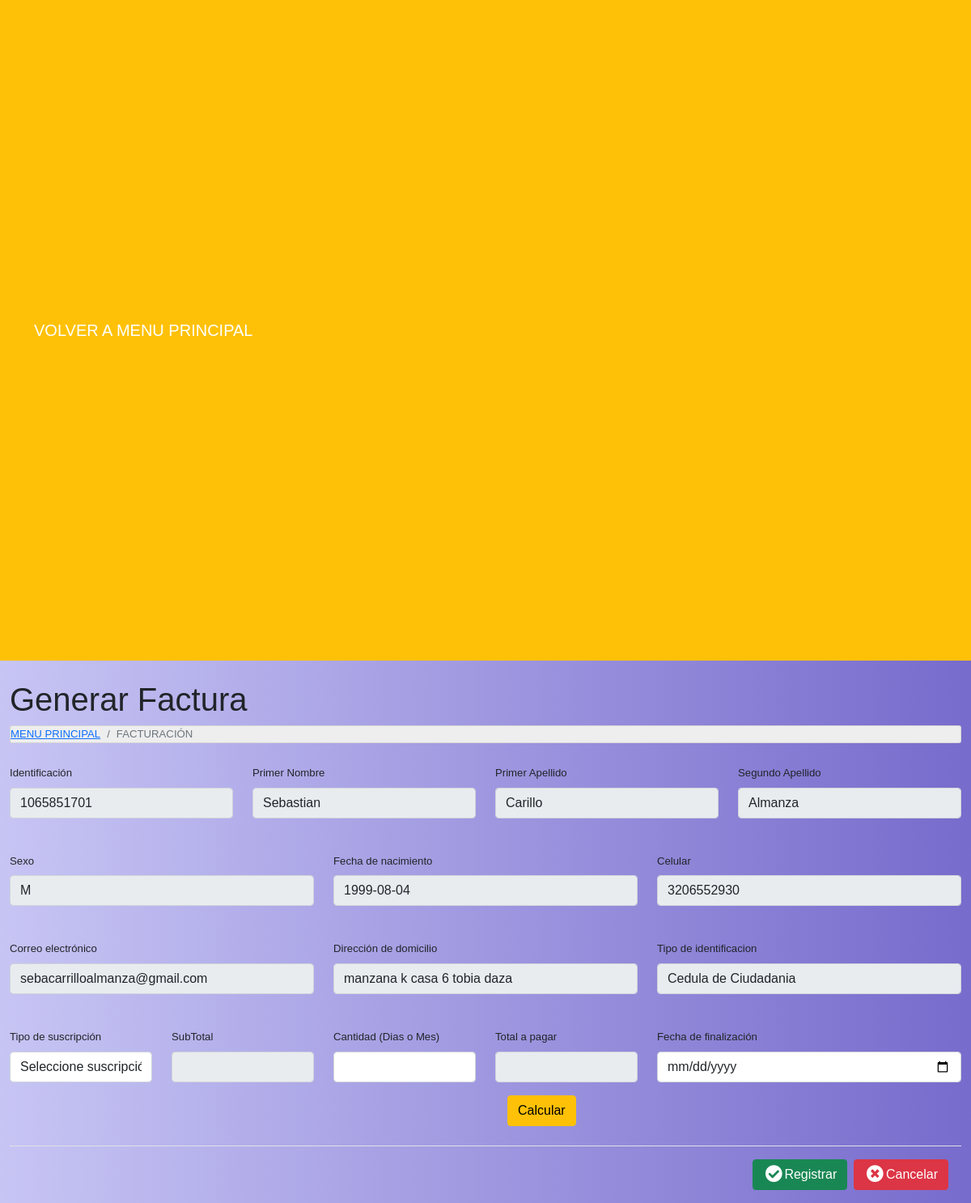
/Facturar.php?Identificacion=1065851701 (signed in), run on the app's committed database.
### tables this page shows
CREATE TABLE `clientes` (
  `Id` int(11) NOT NULL,
  `Identificacion` varchar(12) NOT NULL,
  `PrimerNombre` varchar(30) NOT NULL,
  `PrimerApellido` varchar(30) NOT NULL,
  `SegundoApellido` varchar(30) NOT NULL,
  `FechaNacimiento` date NOT NULL,
  `Sexo` varchar(2) NOT NULL,
  `Celular` varchar(10) NOT NULL,
  `Correo` varchar(50) NOT NULL,
  `TipoIdentificacion` varchar(30) NOT NULL,
  `Direccion` varchar(255) NOT NULL,
  `FechaRegistro` timestamp NOT NULL DEFAULT current_timestamp() ON UPDATE current_timestamp()
);

### Facturar.php (the view, shortened to what this page needs)
<?php
require "conexion.php";
$PrimerNombre = '';
$PrimerApellido = '';
$SegundoApellido = '';
$FechaNacimiento = '';
$Sexo = '';
$Celular = '';
$Correo = '';
$TipoIdentificacion = '';
$Direccion = '';
if (isset($_GET['Identificacion'])) {
  $Identificacion = $_GET['Identificacion'];
  $query = "SELECT * FROM clientes WHERE Identificacion=$Identificacion";
  $result = mysqli_query($mysqli, $query);
  if (mysqli_num_rows($result) == 1) {
    $row = mysqli_fetch_array($result);
    $PrimerNombre = $row['PrimerNombre'];
    $PrimerApellido = $row['PrimerApellido'];
    $SegundoApellido = $row['SegundoApellido'];
    $FechaNacimiento = $row['FechaNacimiento'];
    $Sexo = $row['Sexo'];
    $Celular = $row['Celular'];
    $Correo = $row['Correo'];
    $TipoIdentificacion = $row['TipoIdentificacion'];
    $Direccion = $row['Direccion'];
  }
}
?>
<?php include('includes/header.php'); ?>
<?php include('includes/footer.php'); ?>
<!DOCTYPE html>
<html lang="en">
<head>
	<link href="css/styles.css" rel="stylesheet" />
	<link href="https://cdn.datatables.net/1.10.20/css/dataTables.bootstrap4.min.css" rel="stylesheet" />
</head>
<main>
  <div class="container-fluid">
    <h1 class="mt-4">Generar Factura</h1>
    <ol class="breadcrumb mb-4">
      <li class="breadcrumb-item"><a href="principal.php">Menu Principal</a></li>
      <li class="breadcrumb-item active">Facturación</li>
    </ol>
    <div class="row">
      <div class="col-md-12">
        <div class="title">
          <div class="row">
            <div class="col-lg-12">
              <form action="insertafactura.php" method="POST" id="formulario">
                <div class="row">
                  <div class="col-lg-3">
                    <div class="form-group">
                      <label class="control-label">Identificación</label>
                      <input type="text" class="form-control" name="Identificacion"
                      value="<?php echo $Identificacion; ?>" readonly minlength="6" maxlength="11"
                      pattern="[0-9]{1,12}" title="Solamente se admiten números"
                      required="required">
                    </div>
                  </div>
                  <div class="col-lg-3">
                    <div class="form-group">
                      <label class="control-label">Primer Nombre</label>
                      <input type="text" class="form-control" name="PrimerNombre"
                      value="<?php echo $PrimerNombre; ?>" readonly pattern="[a-zA-ZáéíóúÁÉÍÓÚñÑ ]{1,30}"
                      required="required" minlength="3" maxlength="15" title="Solamente se admiten caracteres">
                    </div>
                  </div>
                  <div class="col-lg-3">
                    <div class="form-group">
                      <label class="control-label">Primer Apellido</label>
                      <input type="text" class="form-control" name="PrimerApellido"
                      value="<?php echo $PrimerApellido; ?>" readonly pattern="[a-zA-ZáéíóúÁÉÍÓÚñÑ ]{1,25}"
                      required="required" minlength="3" maxlength="80" title="Solamente se admiten caracteres">
                    </div>
                  </div>
                  <div class="col-lg-3">
                    <div class="form-group">
                      <label class="control-label">Segundo Apellido</label>
                      <input type="text" class="form-control" name="SegundoApellido"
                      value="<?php echo $SegundoApellido; ?>" readonly pattern="[a-zA-ZáéíóúÁÉÍÓÚñÑ ]{1,25}"
                      required="required" minlength="3" maxlength="15" title="Solamente se admiten caracteres">
                    </div>
                  </div>
                </div>
                <br>
                <div class="row">
                 <div class="col-lg-4">
                  <div class="form-group">
                    <label class="control-label">Sexo</label>
                    <input type="text" class="form-control" name="Sexo"
                    value="<?php echo $Sexo; ?>" readonly pattern="[a-zA-ZáéíóúÁÉÍÓÚñÑ ]{1,25}"
                    required="required" minlength="3" maxlength="15" title="Solamente se admiten caracteres">
                  </div>
                </div>
                <div class="col-lg-4">
                  <div class="form-group">
                    <label class="control-label">Fecha de nacimiento</label>
                    <input type="text" class="form-control" name="FechaNacimiento"
                    value="<?php echo $FechaNacimiento; ?>" readonly pattern="[a-zA-ZáéíóúÁÉÍÓÚñÑ ]{1,25}"
                    required="required" minlength="3" maxlength="30" title="Solamente se admiten caracteres">
                  </div>
                </div>
                <div class="col-lg-4">
                  <div class="form-group">
                    <label class="control-label">Celular</label>
                    <input type="text" class="form-control" name="Celular"
                    value="<?php echo $Celular; ?>" readonly minlength="10" maxlength="10"
                    pattern="[0-9]{1,10}" title="Solamente se admiten números"
                    required="required">
                  </div>
                </div>
              </div>
              <br>
              <div class="row">
                <div class="col-lg-4">
                  <div class="form-group">
                    <label class="control-label">Correo electrónico</label>
                    <input class="form-control" type="email" name="Correo"
                    value="<?php echo $Correo; ?>" readonly required="required">
                  </div>
                </div>
                <div class="col-lg-4">
                  <div class="form-group">
                    <label class="control-label">Dirección de domicilio</label>
                    <input type="text" class="form-control" name="Direccion"
                    value="<?php echo $Direccion; ?>" readonly pattern="[a-zA-ZáéíóúÁÉÍÓÚñÑ#/°- ]{1,60}"
                    required="required" minlength="12" maxlength="255">
                  </div>
                </div>
                <div class="col-lg-4">
                  <div class="form-group">
                    <label class="control-label">Tipo de identificacion</label>
                    <input type="text" class="form-control" name="TipoIdentificacion"
                    value="<?php echo $TipoIdentificacion; ?>" readonly pattern="[a-zA-ZáéíóúÁÉÍÓÚñÑ#/°- ]{1,60}"
                    required="required" minlength="5" maxlength="50">
                  </div>
                </div>
              </div>
              <br>
              <div class="row">
                <div class="col-lg-2">
                  <div class="form-group">
                    <label class="control-label">Tipo de suscripción</label>
                    <select class="form-control" name="TipoSuscripcion" onchange="CalcularSuscripcion(this.value)"required>
                      <option>Seleccione suscripción</option>
                    </select>
                  </div>
                </div>
                <div class="col-lg-2">
                  <div class="form-group">
                    <label class="control-label">SubTotal</label>
                    <input type="text" class="form-control" name="SubTotal" id="SubTotal"  readonly required="required">
                  </div>
                </div>
                <div class="col-lg-2">
                  <div class="form-group">
                    <label class="control-label">Cantidad (Dias o Mes)</label>
                    <input type="text" class="form-control" name="Cantidad" id="Cantidad"
                    minlength="1" maxlength="2" required
                    pattern="[0-9]{1,10}" title="Solamente se admiten números">
                  </div>
                </div>
                <div class="col-lg-2">
                  <div class="form-group">
                    <label class="control-label">Total a pagar</label>
                    <input type="text" class="form-control" name="Total" id="Total" required readonly>
                  </div>
                  <div class="col-lg-2">
                   <input id="BtnCalcularCorte1" type="button" class="btn btn-warning" value="Calcular"
                   onclick="CalcularTotalPagar()">
                 </div>
               </div>
               <div class="col-lg-4">
                <div class="form-group">
                  <label class="control-label">Fecha de finalización</label>
                  <input class="form-control" type="date" name="FechaFin"
                  placeholder="*Ingrese Fecha de Finalización" required="required">
                </div>
              </div>
            </div>
            <br>
            <div class="modal-footer">
              <button type="submit" name="insertafactura" class="btn btn-success"><i
                class="fa fa-fw fa-lg fa-check-circle"></i>Registrar
              </button>
              <button type="button" id="btnLimpiar" class="btn btn-danger"><i
                class="fa fa-fw fa-lg fa-times-circle"></i>Cancelar
              </button>
            </div>
          </form>
        </div>
      </div>
    </div>
  </div>
</div>
</main>
</body>
</html>

### data on the page
clientes: PrimerNombre "Sebastian", PrimerApellido "Carillo", SegundoApellido "Almanza", Sexo "M", FechaNacimiento "1999-08-04", Celular "3206552930", Correo "sebacarrilloalmanza@gmail.com", Direccion "manzana k casa 6 tobia daza", TipoIdentificacion "Cedula de Ciudadania"
